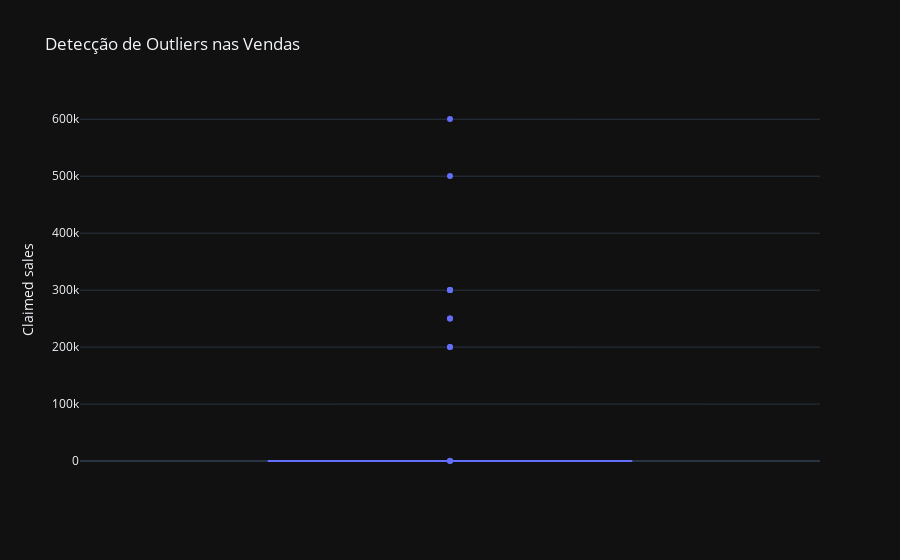

This figure's notebook cell:
### Markdown cell above
### Detecção de Outliers:

Utilizando box plots para identificar e tratar possíveis outliers nos dados de vendas.

### Code cell
fig = px.box(df, y='Claimed sales', title='Detecção de Outliers nas Vendas')
fig.show()

### Figure 1 — Plotly figure (JSON) as saved in the notebook; plotly's stock layout.template omitted (floating-point values rounded to 4 significant figures)
{"data": [{"alignmentgroup": "True", "hovertemplate": "Claimed sales=%{y}<extra></extra>", "legendgroup": "", "marker": {"color": "#636efa"}, "name": "", "notched": false, "offsetgroup": "", "orientation": "v", "showlegend": false, "x0": " ", "xaxis": "x", "y": [600500.0, 500400.0, 500.0, 300200.0, 300200.0, 300200.0, 300200.0, 250200.0, 250200.0, 250.0, 220.0, 220.0, 220.0, 200200.0, 200200.0, 200.0, 200.0, 200.0, 170.0, 170.0, 160.0, 160.0, 150.0, 150.0, 150.0, 150.0, 150.0, 150.0, 150.0, 150.0, 150.0, 150.0, 150.0, 150.0, 143.0, 140.0, 125.0, 125.0, 124.0, 120.0, 120.0, 120.0, 120.0, 120.0, 120.0, 120.0, 120.0, 100.0, 100.0, 100.0, 100.0, 100.0, 100.0, 100.0, 100.0, 100.0, 100.0, 100.0, 100.0, 100.0, 100.0, 100.0, 100.0, 100.0, 100.0, 100.0, 100.0, 100.0, 100.0, 100.0, 100.0, 100.0, 100.0, 100.0, 100.0, 100.0, 100.0, 100.0, 100.0, 100.0, 100.0, 100.0, 100.0, 100.0, 100.0, 100.0, 95.0, 90.0, 90.0, 90.0, 90.0, 90.0, 88.0, 85.0, 85.0, 80.0, 80.0, 80.0, 80.0, 80.0, 80.0, 80.0, 80.0, 75.0, 75.0, 75.0, 75.0, 75.0, 75.0, 75.0, 75.0, 75.0, 75.0, 75.0, 75.0, 75.0, 75.0, 75.0, 75.0, 75.0, 75.0], "y0": " ", "yaxis": "y", "type": "box"}], "layout": {"xaxis": {"anchor": "y", "domain": [0.0, 1.0]}, "yaxis": {"anchor": "x", "domain": [0.0, 1.0], "title": {"text": "Claimed sales"}}, "legend": {"tracegroupgap": 0}, "title": {"text": "Detecção de Outliers nas Vendas"}, "boxmode": "group"}}
